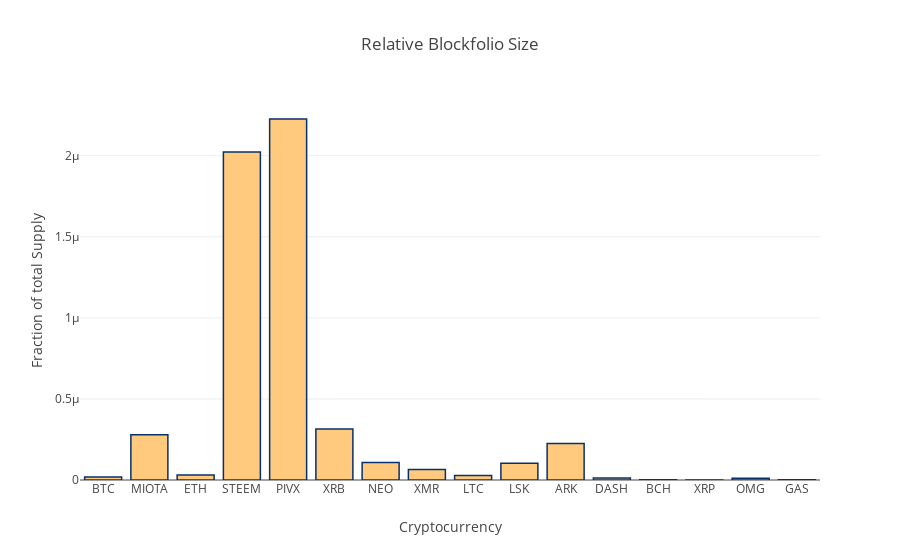

Notebook source saved alongside this figure:
### Markdown cell above
#### Fraction of total Supply
Finally, that looks at the relative sizes of your investment. 
This gives you an idea or visualizes in which cryptocurrency you believe in the most. 
The graph below shows you fractional share of the the current crypto's total supply.

### Code cell
marker = dict(color='rgb(258,202,125)', line=dict(color='rgb(8,48,107)', width=1.5,))

layout = go.Layout(title='Relative Blockfolio Size',
                   xaxis=dict(title='Cryptocurrency'),
                   yaxis=dict(title='Fraction of total Supply'))

share_chart=go.Bar(x=merged_data.symbol, y=merged_data.coinshare, marker=marker)

fig = go.Figure(data=[share_chart], layout=layout)
py.iplot(fig)

### Figure 1 — Plotly figure (JSON) as saved in the notebook; plotly's stock layout.template omitted (floating-point values rounded to 4 significant figures)
{"data": [{"marker": {"color": "rgb(258,202,125)", "line": {"color": "rgb(8,48,107)", "width": 1.5}}, "type": "bar", "x": ["BTC", "MIOTA", "ETH", "STEEM", "PIVX", "XRB", "NEO", "XMR", "LTC", "LSK", "ARK", "DASH", "BCH", "XRP", "OMG", "GAS"], "y": [1.868e-08, 2.795e-07, 3.103e-08, 2.023e-06, 2.226e-06, 3.152e-07, 1.077e-07, 6.433e-08, 2.75e-08, 1.03e-07, 2.245e-07, 1.284e-08, 7.918e-10, 3.356e-10, 1.078e-08, 1.094e-09]}], "layout": {"title": "Relative Blockfolio Size", "xaxis": {"title": "Cryptocurrency"}, "yaxis": {"title": "Fraction of total Supply"}}}
